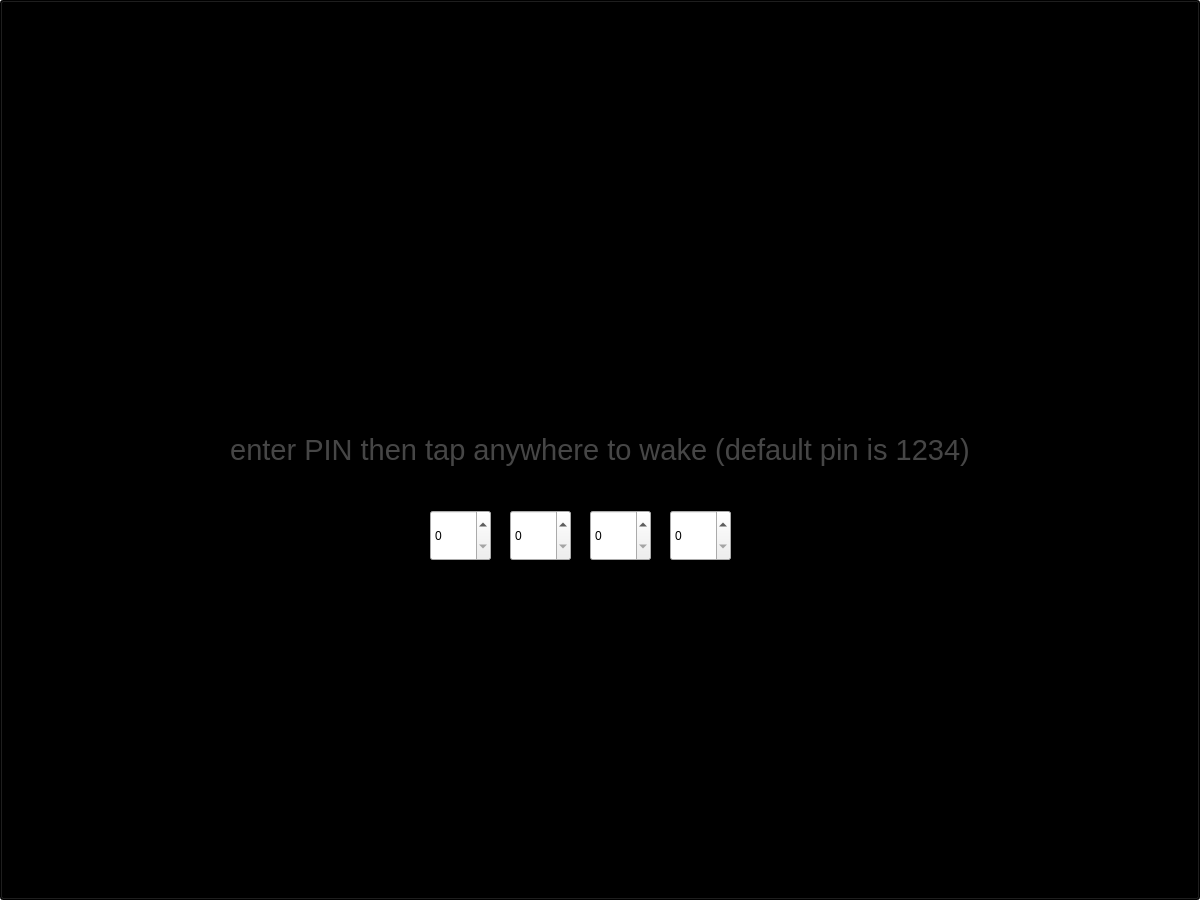
<?xml version="1.0" encoding="UTF-8"?>
<ui version="4.0">
 <class>SleepScreen</class>
 <widget class="QWidget" name="SleepScreen">
  <property name="geometry">
   <rect>
    <x>0</x>
    <y>0</y>
    <width>1200</width>
    <height>900</height>
   </rect>
  </property>
  <property name="windowTitle">
   <string>Form</string>
  </property>
  <widget class="QPushButton" name="wakeButton">
   <property name="geometry">
    <rect>
     <x>0</x>
     <y>0</y>
     <width>1200</width>
     <height>900</height>
    </rect>
   </property>
   <property name="font">
    <font>
     <pointsize>22</pointsize>
    </font>
   </property>
   <property name="styleSheet">
    <string notr="true">background: rgb(0, 0, 0);
color: rgb(70, 70, 70)</string>
   </property>
   <property name="text">
    <string>enter PIN then tap anywhere to wake (default pin is 1234)</string>
   </property>
  </widget>
  <widget class="QSpinBox" name="pin1">
   <property name="geometry">
    <rect>
     <x>430</x>
     <y>510</y>
     <width>61</width>
     <height>51</height>
    </rect>
   </property>
   <property name="maximum">
    <number>9</number>
   </property>
   <property name="value">
    <number>0</number>
   </property>
  </widget>
  <widget class="QSpinBox" name="pin2">
   <property name="geometry">
    <rect>
     <x>510</x>
     <y>510</y>
     <width>61</width>
     <height>51</height>
    </rect>
   </property>
   <property name="maximum">
    <number>9</number>
   </property>
   <property name="value">
    <number>0</number>
   </property>
  </widget>
  <widget class="QSpinBox" name="pin3">
   <property name="geometry">
    <rect>
     <x>590</x>
     <y>510</y>
     <width>61</width>
     <height>51</height>
    </rect>
   </property>
   <property name="maximum">
    <number>9</number>
   </property>
   <property name="value">
    <number>0</number>
   </property>
  </widget>
  <widget class="QSpinBox" name="pin4">
   <property name="geometry">
    <rect>
     <x>670</x>
     <y>510</y>
     <width>61</width>
     <height>51</height>
    </rect>
   </property>
   <property name="maximum">
    <number>9</number>
   </property>
   <property name="value">
    <number>0</number>
   </property>
  </widget>
 </widget>
 <resources/>
 <connections/>
</ui>
